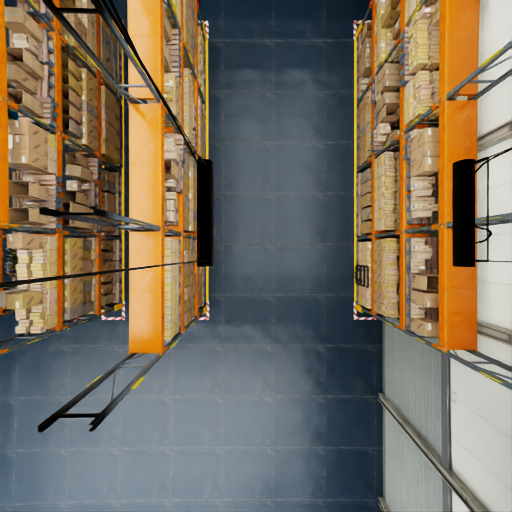
#> input picture pinhole.png, 512 x 512 px
$ python -i edge_prior.py   (imports and definitions only)   (older library calls are emulated)
#> lines starting #> are read from the running program, lines starting #| are printed output that depends on the picture
"""RGB에서 2D edge 보조 신호를 만드는 작은 유틸리티."""

from __future__ import annotations

import cv2
import numpy as np

from .config import EdgePriorConfig


def _normalize_map(value: np.ndarray) -> np.ndarray:
    """강한 outlier가 전체 contrast를 먹지 않도록 percentile 기준으로 0..1 정규화한다."""

    arr = np.asarray(value, dtype=np.float32)
    finite = np.isfinite(arr)
    if not np.any(finite):
        return np.zeros(arr.shape, dtype=np.float32)
    high = float(np.percentile(arr[finite], 99.0))
    if high <= 1.0e-6:
        return np.zeros(arr.shape, dtype=np.float32)
    return np.clip(arr / high, 0.0, 1.0).astype(np.float32)


def estimate_2d_edge_prior(
    rgb: np.ndarray,
    valid: np.ndarray | None = None,
    config: EdgePriorConfig | None = None,
) -> np.ndarray:
    """Canny 단독보다 안정적인 RGB multi-cue 2D edge prior를 만든다.

    외부 checkpoint 없이 재현 가능하도록 Lab 색공간 Scharr gradient, Laplacian,
    adaptive Canny를 섞는다. 출력은 확률 보정된 값은 아니고, 모델 입력과 후보 cell
    점수에 쓰는 0..1 보조 신호다.
    """

    cfg = config or EdgePriorConfig()
    image = np.asarray(rgb)
    if image.dtype != np.uint8:
        image = np.clip(image, 0.0, 1.0)
        image = (image * 255.0).astype(np.uint8)
    if image.ndim != 3 or image.shape[-1] != 3:
        raise ValueError(f"rgb must be HxWx3, got {image.shape}")

    blurred = cv2.GaussianBlur(image, (0, 0), sigmaX=float(cfg.blur_sigma), sigmaY=float(cfg.blur_sigma))
    lab = cv2.cvtColor(blurred, cv2.COLOR_RGB2LAB).astype(np.float32)
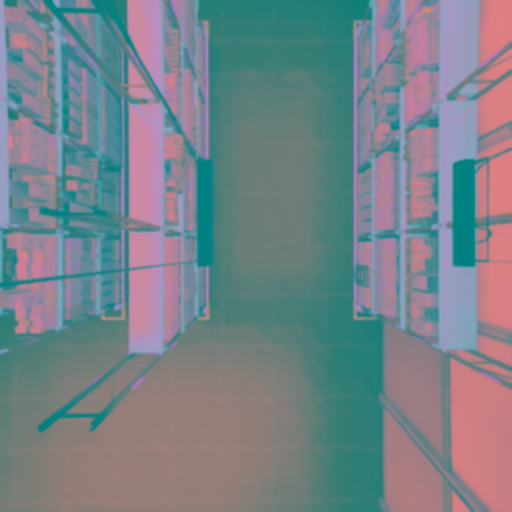
#> lab: shape (512, 512, 3) float32; mean R, G, B 119.8, 130.7, 137.3
    gradient = np.zeros(image.shape[:2], dtype=np.float32)
    for channel in range(3):
        gx = cv2.Scharr(lab[..., channel], cv2.CV_32F, 1, 0)
        gy = cv2.Scharr(lab[..., channel], cv2.CV_32F, 0, 1)
        gradient += gx * gx + gy * gy
#> this loop made 3 passes
#> pass 1, in estimate_2d_edge_prior, `gy = cv2.Scharr(lab[..., channel], cv2.CV_32F, 0, 1)`:
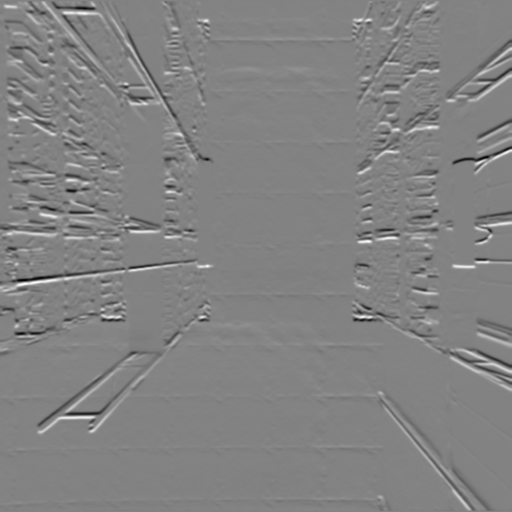
#> gy: shape (512, 512) float32; min -1949, max 1857, mean 2.1; drawn with min black and max white
    gradient = _normalize_map(np.sqrt(gradient))
#> in _normalize_map, `finite = np.isfinite(arr)`: finite: shape (512, 512) bool; every value is 1
#> in _normalize_map, `high = float(np.percentile(arr[finite], 99.0))`: high = 1399.1

    gray = cv2.cvtColor(blurred, cv2.COLOR_RGB2GRAY)
    laplacian = _normalize_map(np.abs(cv2.Laplacian(gray.astype(np.float32), cv2.CV_32F, ksize=3)))
#> in _normalize_map (call 2), `arr = np.asarray(value, dtype=np.float32)`:
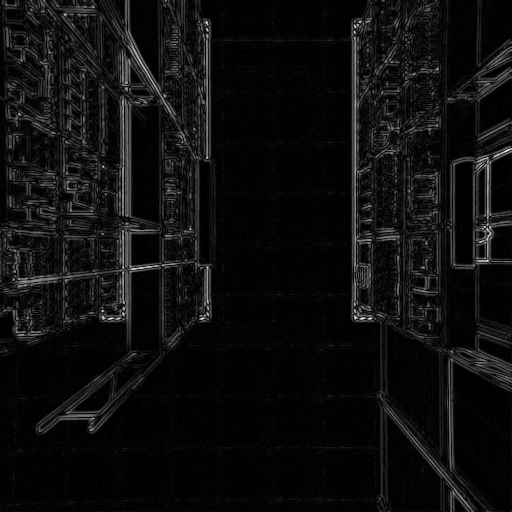
#> arr: shape (512, 512) float32; min 0, max 294, mean 17; drawn with min black and max white
#> in _normalize_map (call 2), `high = float(np.percentile(arr[finite], 99.0))`: high = 122
#> in _normalize_map (call 2), `return np.clip(arr / high, 0.0, 1.0).astype(np.float32)`:
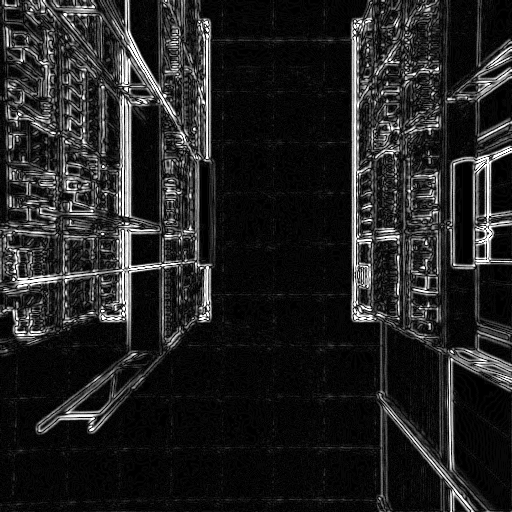
#> returned value: shape (512, 512) float32; min 0, max 1, mean 0.137
    median = float(np.median(gray))
#> median = 112
    lower = int(max(0, (1.0 - cfg.canny_sigma) * median))
#> lower = 75
    upper = int(min(255, (1.0 + cfg.canny_sigma) * median))
#> upper = 148
    canny = (cv2.Canny(gray, lower, max(lower + 1, upper)).astype(np.float32) / 255.0)
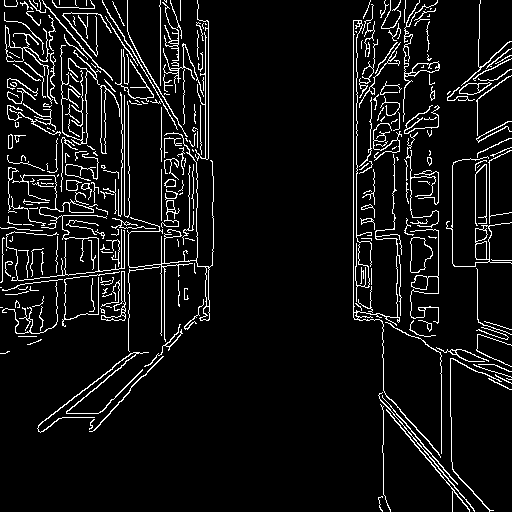
#> canny: shape (512, 512) float32; values 0 (black) and 1 (white), 7.3% white in thin lines or dots

    edge = (
        float(cfg.gradient_weight) * gradient
        + float(cfg.laplacian_weight) * laplacian
        + float(cfg.canny_weight) * canny
    )
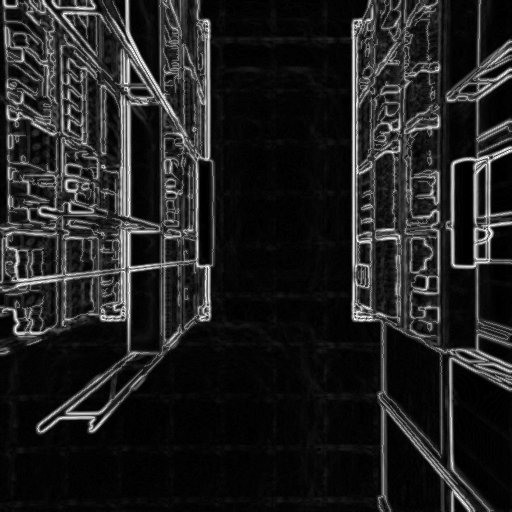
#> edge: shape (512, 512) float32; min 0, max 1, mean 0.13
    edge = _normalize_map(cv2.GaussianBlur(edge, (0, 0), sigmaX=0.75, sigmaY=0.75))
#> in _normalize_map (call 3), `high = float(np.percentile(arr[finite], 99.0))`: high = 0.689
#> in _normalize_map (call 3), `return np.clip(arr / high, 0.0, 1.0).astype(np.float32)`:
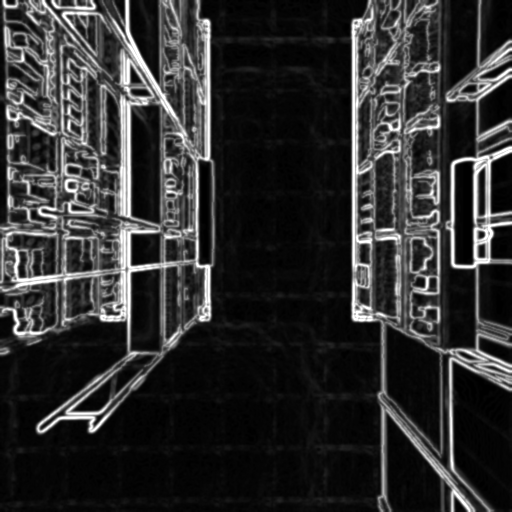
#> returned value: shape (512, 512) float32; min 0, max 1, mean 0.187
    if valid is not None:
        edge = np.where(np.asarray(valid, dtype=bool), edge, 0.0)
    return edge.astype(np.float32)


def cell_edge_prior(edge_prior: np.ndarray) -> np.ndarray:
    """Pixel prior를 2x2 source cell 단위 prior로 변환한다."""

    edge = np.asarray(edge_prior, dtype=np.float32)
    return np.maximum.reduce([edge[:-1, :-1], edge[:-1, 1:], edge[1:, 1:], edge[1:, :-1]])

>>> import cv2
>>> picture = cv2.cvtColor(cv2.imread('../../../pinhole.png'), cv2.COLOR_BGR2RGB)
>>> result = estimate_2d_edge_prior(picture)
